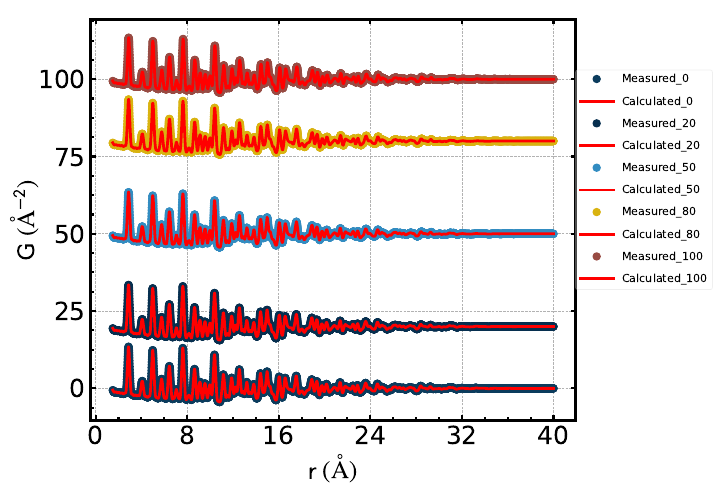

Source code (Python):
from splot.splot import data_dict, Splot
import numpy as np

# plot axis setup: a single water fall plot
H = Splot()

r = [0, 20, 50, 80, 100]
for i in r:
    # load the data: only the measured and calculated data will be ploted in
    # this fugre, so we don't load the diff data.
    dataPath = "data/4/"+str(i)
    r = np.loadtxt(dataPath, skiprows = 4, usecols=(0,))
    gtrunc = np.loadtxt(dataPath, skiprows = 4, usecols=(1,))
    gcalc = np.loadtxt(dataPath, skiprows = 4, usecols=(3,))

    #Set up data
    G = data_dict((r, gtrunc),  samplename = "Measured", scan = '_'+str(i),
                  marker = 'o', linestyle = '')
    Gcalc = data_dict((r, gcalc),  samplename = "Calculated", scan = '_'+str(i),
                      color = 'r')

    #plot data: y offset is set to be same as the file name, no use of x offset. 
    H.plot_data(**G, offsety = i)
    #plot calculated curve at the same position, add an outside legend for
    # the figure
    H.plot_data(**Gcalc, offsety = i, legend = 'out')

# Show figure
H.show()
# Save
H.save(name = 'Example_4_MultipleMeasCalc', form = 'pdf')